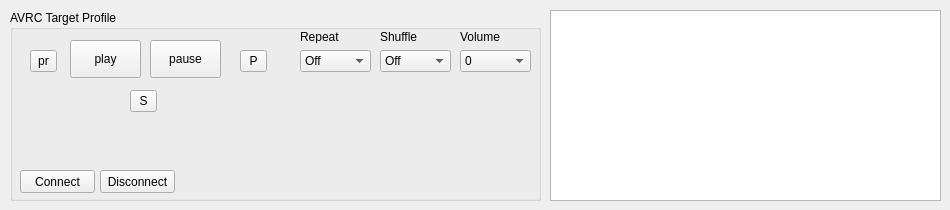
    <widget class="QWidget" name="tabAVRCTG">
     <attribute name="title">
      <string>AVRC TG</string>
     </attribute>
     <widget class="QTableWidget" name="tblMetaPlayerTG">
      <property name="geometry">
       <rect>
        <x>550</x>
        <y>10</y>
        <width>391</width>
        <height>191</height>
       </rect>
      </property>
      <property name="alternatingRowColors">
       <bool>false</bool>
      </property>
      <property name="rowCount">
       <number>0</number>
      </property>
      <property name="columnCount">
       <number>1</number>
      </property>
      <attribute name="horizontalHeaderVisible">
       <bool>false</bool>
      </attribute>
      <attribute name="horizontalHeaderStretchLastSection">
       <bool>false</bool>
      </attribute>
      <attribute name="verticalHeaderVisible">
       <bool>false</bool>
      </attribute>
      <attribute name="verticalHeaderStretchLastSection">
       <bool>false</bool>
      </attribute>
      <column/>
     </widget>
     <widget class="QGroupBox" name="groupBox_6">
      <property name="geometry">
       <rect>
        <x>10</x>
        <y>10</y>
        <width>531</width>
        <height>191</height>
       </rect>
      </property>
      <property name="title">
       <string>AVRC Target Profile</string>
      </property>
      <widget class="QPushButton" name="btnTGPause">
       <property name="geometry">
        <rect>
         <x>140</x>
         <y>30</y>
         <width>71</width>
         <height>38</height>
        </rect>
       </property>
       <property name="text">
        <string>pause</string>
       </property>
      </widget>
      <widget class="QToolButton" name="btnTGPrev">
       <property name="geometry">
        <rect>
         <x>20</x>
         <y>40</y>
         <width>27</width>
         <height>22</height>
        </rect>
       </property>
       <property name="text">
        <string>pr</string>
       </property>
      </widget>
      <widget class="QToolButton" name="btnTGNext">
       <property name="geometry">
        <rect>
         <x>230</x>
         <y>40</y>
         <width>27</width>
         <height>22</height>
        </rect>
       </property>
       <property name="text">
        <string>P</string>
       </property>
      </widget>
      <widget class="QPushButton" name="btnTGPlay">
       <property name="geometry">
        <rect>
         <x>60</x>
         <y>30</y>
         <width>71</width>
         <height>38</height>
        </rect>
       </property>
       <property name="text">
        <string>play</string>
       </property>
      </widget>
      <widget class="QToolButton" name="btnTGStop">
       <property name="geometry">
        <rect>
         <x>120</x>
         <y>80</y>
         <width>27</width>
         <height>22</height>
        </rect>
       </property>
       <property name="text">
        <string>S</string>
       </property>
      </widget>
      <widget class="QPushButton" name="btnTGDisconnect">
       <property name="geometry">
        <rect>
         <x>90</x>
         <y>160</y>
         <width>75</width>
         <height>23</height>
        </rect>
       </property>
       <property name="text">
        <string>Disconnect</string>
       </property>
      </widget>
      <widget class="QPushButton" name="btnTGConnect">
       <property name="geometry">
        <rect>
         <x>10</x>
         <y>160</y>
         <width>75</width>
         <height>23</height>
        </rect>
       </property>
       <property name="text">
        <string>Connect</string>
       </property>
      </widget>
      <widget class="QLabel" name="label_20">
       <property name="geometry">
        <rect>
         <x>450</x>
         <y>20</y>
         <width>47</width>
         <height>13</height>
        </rect>
       </property>
       <property name="text">
        <string>Volume</string>
       </property>
      </widget>
      <widget class="QComboBox" name="cbTGShuffle">
       <property name="geometry">
        <rect>
         <x>370</x>
         <y>40</y>
         <width>71</width>
         <height>22</height>
        </rect>
       </property>
       <property name="currentText">
        <string>Off</string>
       </property>
       <item>
        <property name="text">
         <string>Off</string>
        </property>
       </item>
       <item>
        <property name="text">
         <string>All</string>
        </property>
       </item>
       <item>
        <property name="text">
         <string>Group</string>
        </property>
       </item>
      </widget>
      <widget class="QLabel" name="label_21">
       <property name="geometry">
        <rect>
         <x>290</x>
         <y>20</y>
         <width>47</width>
         <height>13</height>
        </rect>
       </property>
       <property name="text">
        <string>Repeat</string>
       </property>
      </widget>
      <widget class="QComboBox" name="cbTGRepeat">
       <property name="geometry">
        <rect>
         <x>290</x>
         <y>40</y>
         <width>71</width>
         <height>22</height>
        </rect>
       </property>
       <property name="currentText">
        <string>Off</string>
       </property>
       <item>
        <property name="text">
         <string>Off</string>
        </property>
       </item>
       <item>
        <property name="text">
         <string>Single</string>
        </property>
       </item>
       <item>
        <property name="text">
         <string>All</string>
        </property>
       </item>
      </widget>
      <widget class="QLabel" name="label_22">
       <property name="geometry">
        <rect>
         <x>370</x>
         <y>20</y>
         <width>47</width>
         <height>13</height>
        </rect>
       </property>
       <property name="text">
        <string>Shuffle</string>
       </property>
      </widget>
      <widget class="QComboBox" name="cbTGVolume">
       <property name="geometry">
        <rect>
         <x>450</x>
         <y>40</y>
         <width>71</width>
         <height>22</height>
        </rect>
       </property>
       <property name="currentText">
        <string>0</string>
       </property>
       <item>
        <property name="text">
         <string>0</string>
        </property>
       </item>
       <item>
        <property name="text">
         <string>25</string>
        </property>
       </item>
       <item>
        <property name="text">
         <string>50</string>
        </property>
       </item>
       <item>
        <property name="text">
         <string>75</string>
        </property>
       </item>
       <item>
        <property name="text">
         <string>100</string>
        </property>
       </item>
      </widget>
     </widget>
    </widget>
